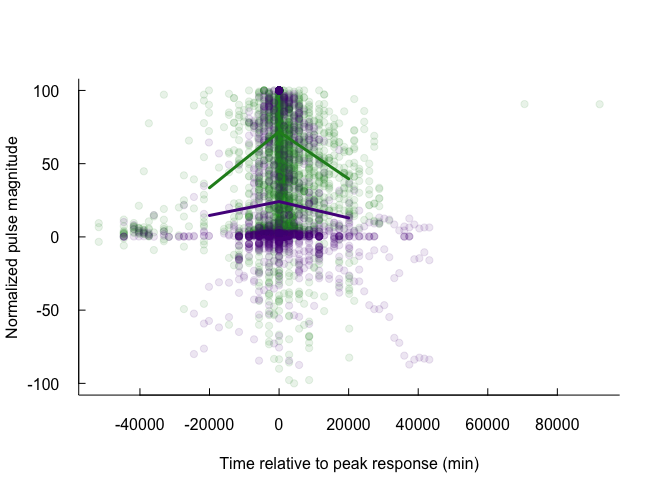

Write the R code that produced this figure.
library(tidyverse)
library(cowplot)


#id pulses
dat<-read.csv("data_clean/Clean_record_info.csv")
variables <- c("ET", "T", "Gs", "PWP",
               "ecosystemR","belowgroundR",
               "NPP", "GPP", "Anet")
dat <- dat %>%
  filter(varType %in% variables) %>%
  filter(Pulse.amount > 0) %>%
  mutate(varGroup = ifelse(varType %in% c("ET", "T", "Gs", "PWP"), "water", "carbon"))
pulses<-unique(cbind(dat$Study.ID,dat$Pulse.ID))
pulseID<-numeric()
for(i in 1:dim(dat)[1]){
  c1<-dat$Study.ID[i]==pulses[,1]
  c2<-dat$Pulse.ID[i]==pulses[,2]
  pulseID[i]<-which(c1&c2)
}

#put time on same units

day<-as.numeric(dat$Time.relative.to.pulse.unit=="day")
hr<-as.numeric(dat$Time.relative.to.pulse.unit=="hr")
min<-as.numeric(dat$Time.relative.to.pulse.unit=="min")

time<-dat$Time.relative.to.pulse*day*(24*60)+
  dat$Time.relative.to.pulse*hr*60+
  dat$Time.relative.to.pulse*min

#normalize y and x axes
pulse.norm<-numeric()
peak.time<-numeric()
norm.y<-numeric() #normalizing response data to a proportion
cent.x<-numeric() #centering time axis on peak
for(p in 1:max(pulseID)){
  print(p)
  #find peak
  sel<-which(pulseID==p)
  peak.val<-max(abs(dat$Mean[sel]),na.rm=T)
  record<-match( peak.val,dat$Mean)
  peak.time<-time[record]
  #normalize
  norm.y[sel]<-dat$Mean[sel]*100/peak.val
  cent.x[sel]<-time[sel]-peak.time
}

#below is commented out because I don't see any C/H20 variable
#carbon<-which(dat$type=="CARBON")
#water<-which(dat$type=="water")

# I am imagining the first half of the data is carbon-related (ie NPP)
# and the second half is water related (ie transpiration)
carbon<- which(dat$varGroup == "carbon")
water<-which(dat$varGroup == "water")
baseC<-col2rgb("forestgreen")
col.carbon<-rgb(red = baseC[1]/255,green = baseC[2]/255,blue = baseC[3]/255,alpha=0.1)
baseW<-col2rgb("purple4")
col.water<-rgb(red = baseW[1]/255,green = baseW[2]/255,blue = baseW[3]/255,alpha=0.1)

#I can't get the loess function to work here so I made a stupid mean line
shape.C<-numeric()
shape.C[1]<-mean(norm.y[carbon][cent.x[carbon]< -200],na.rm=T)
shape.C[2]<-mean(norm.y[carbon][cent.x[carbon]>-50&cent.x[carbon]<50],na.rm=T)
shape.C[3]<-mean(norm.y[carbon][cent.x[carbon]>200],na.rm=T)
shape.W<-numeric()
shape.W[1]<-mean(norm.y[water][cent.x[water]< -200],na.rm=T)
shape.W[2]<-mean(norm.y[water][cent.x[water]>-50&cent.x[water]<50],na.rm=T)
shape.W[3]<-mean(norm.y[water][cent.x[water]>200],na.rm=T)

#the plot
plot(y=norm.y,x=cent.x,col="white",bty="l",tck=0.02,las=1,ylab="Normalized pulse magnitude",
     xlab="Time relative to peak response (min)")
points(y=norm.y[carbon],x=cent.x[carbon],pch=19,col=col.carbon)
points(y=norm.y[water],x=cent.x[water],pch=19,col=col.water)
lines(y=shape.C,x=c(-20000,0,20000),col="forestgreen",lwd=3)
lines(y=shape.W,x=c(-20000,0,20000),col="purple4",lwd=3)

# Emma's version
dat$norm.y <- norm.y
dat$cent.x <- cent.x
p <- dat %>%
  ggplot(aes(y=norm.y,x=cent.x, color = varGroup)) +
  geom_point(alpha = .3) +
  geom_smooth(method = "loess") +
  scale_color_manual(values = c("forestgreen", "purple4")) +
  xlim(c(-50000,50000)) +
  ylab("Normalized pulse magnitude") + xlab("Time relative to peak response (min)") +
  theme_bw() +
  theme(legend.title = element_blank())
p

ggsave2("drewplot2.png", plot = p, path = "./figures/", width = 7, height = 6)

